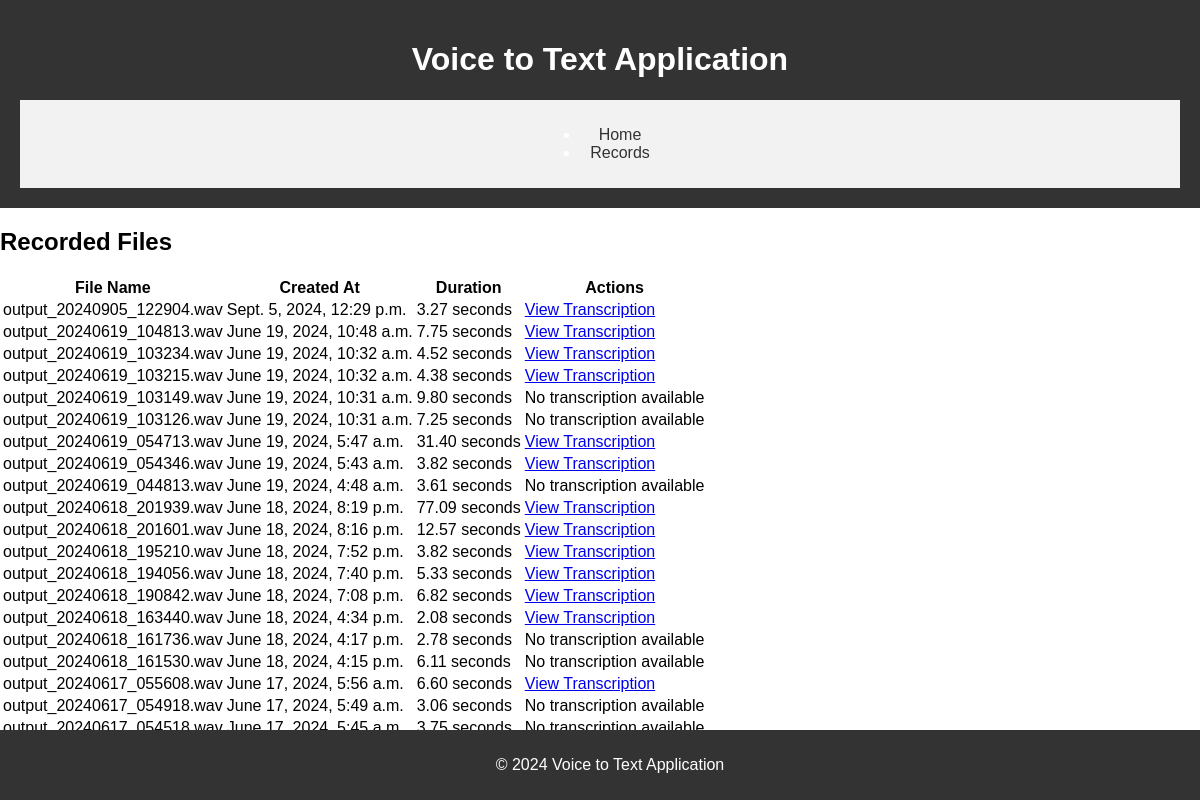
The app's page /records/ with its own data.
### speech_to_text/models.py (models this page shows, shortened)
class AudioRecord(models.Model):
    file_name = models.CharField(max_length=255)
    file_path = models.CharField(max_length=255)
    text_file_path = models.CharField(max_length=255, blank=True, null=True)
    created_at = models.DateTimeField(auto_now_add=True)
    duration = models.FloatField(null=True, blank=True)
    transcription = models.TextField(null=True, blank=True)

### speech_to_text/views.py (the view)
# urls.py: path('records/', views.list_records, name='list_records'),
def list_records(request):
    records = AudioRecord.objects.all().order_by('-created_at')
    return render(request, 'speech_to_text/list_records.html', {'records': records})

### speech_to_text/templates/speech_to_text/list_records.html (shortened to what this page needs)
{% extends 'speech_to_text/base.html' %}
{% block content %}
<h2>Recorded Files</h2>
{% if records %}
    <table>
        <thead>
            <tr>
                <th>File Name</th>
                <th>Created At</th>
                <th>Duration</th>
                <th>Actions</th>
            </tr>
        </thead>
        <tbody>
            {% for record in records %}
            <tr>
                <td>{{ record.file_name }}</td>
                <td>{{ record.created_at }}</td>
                <td>{{ record.duration|floatformat:2 }} seconds</td>
                <td>
                    {% if record.transcription %}
                        <a href="{% url 'view_transcription' record.id %}">View Transcription</a>
                    {% else %}
                        No transcription available
                    {% endif %}
                </td>
            </tr>
            {% endfor %}
        </tbody>
    </table>
{% else %}
    <p>No records found.</p>
{% endif %}
{% endblock %}

### speech_to_text/templates/speech_to_text/base.html (shortened to what this page needs)
<!DOCTYPE html>
<html lang="en">
<head>
    {% load static %}
    <link rel="stylesheet" href="{% static 'css/style.css' %}">
</head>
<body>
    <header>
        <h1>Voice to Text Application</h1>
        <nav>
            <ul>
                <li><a href="{% url 'index' %}">Home</a></li>
                <li><a href="{% url 'list_records' %}">Records</a></li>
            </ul>
        </nav>
    </header>
    <main>
        {% block content %}
        {% endblock %}
    </main>
    <footer>
        <p>&copy; 2024 Voice to Text Application</p>
    </footer>
</body>
</html>

### static/css/style.css (style rules this page uses)
body { font-family: Arial, sans-serif; margin: 0; padding: 0; }
header { background-color: #333; color: #fff; padding: 20px; text-align: center; }
nav { background-color: #f2f2f2; padding: 10px; display: flex; justify-content: center; }
nav a { margin: 0 10px; text-decoration: none; color: #333; }
footer { background-color: #333; color: #fff; padding: 10px; text-align: center; position: absolute; bottom: 0; width: 100%; }

### records on screen
AudioRecord: file_name "output_20240905_122904.wav", created_at "Sept. 5, 2024, 12:29 p.m.", duration "3.27", shows "View Transcription"
AudioRecord: file_name "output_20240619_104813.wav", created_at "June 19, 2024, 10:48 a.m.", duration "7.75", shows "View Transcription"
AudioRecord: file_name "output_20240619_103234.wav", created_at "June 19, 2024, 10:32 a.m.", duration "4.52", shows "View Transcription"
AudioRecord: file_name "output_20240619_103215.wav", created_at "June 19, 2024, 10:32 a.m.", duration "4.38", shows "View Transcription"
AudioRecord: file_name "output_20240619_103149.wav", created_at "June 19, 2024, 10:31 a.m.", duration "9.80", shows "No transcription available"
AudioRecord: file_name "output_20240619_103126.wav", created_at "June 19, 2024, 10:31 a.m.", duration "7.25", shows "No transcription available"
AudioRecord: file_name "output_20240619_054713.wav", created_at "June 19, 2024, 5:47 a.m.", duration "31.40", shows "View Transcription"
AudioRecord: file_name "output_20240619_054346.wav", created_at "June 19, 2024, 5:43 a.m.", duration "3.82", shows "View Transcription"
AudioRecord: file_name "output_20240619_044813.wav", created_at "June 19, 2024, 4:48 a.m.", duration "3.61", shows "No transcription available"
AudioRecord: file_name "output_20240618_201939.wav", created_at "June 18, 2024, 8:19 p.m.", duration "77.09", shows "View Transcription"
AudioRecord: file_name "output_20240618_201601.wav", created_at "June 18, 2024, 8:16 p.m.", duration "12.57", shows "View Transcription"
AudioRecord: file_name "output_20240618_195210.wav", created_at "June 18, 2024, 7:52 p.m.", duration "3.82", shows "View Transcription"
AudioRecord: file_name "output_20240618_194056.wav", created_at "June 18, 2024, 7:40 p.m.", duration "5.33", shows "View Transcription"
AudioRecord: file_name "output_20240618_190842.wav", created_at "June 18, 2024, 7:08 p.m.", duration "6.82", shows "View Transcription"
AudioRecord: file_name "output_20240618_163440.wav", created_at "June 18, 2024, 4:34 p.m.", duration "2.08", shows "View Transcription"
AudioRecord: file_name "output_20240618_161736.wav", created_at "June 18, 2024, 4:17 p.m.", duration "2.78", shows "No transcription available"
AudioRecord: file_name "output_20240618_161530.wav", created_at "June 18, 2024, 4:15 p.m.", duration "6.11", shows "No transcription available"
AudioRecord: file_name "output_20240617_055608.wav", created_at "June 17, 2024, 5:56 a.m.", duration "6.60", shows "View Transcription"
AudioRecord: file_name "output_20240617_054918.wav", created_at "June 17, 2024, 5:49 a.m.", duration "3.06", shows "No transcription available"
AudioRecord: file_name "output_20240617_054518.wav", created_at "June 17, 2024, 5:45 a.m.", duration "3.75", shows "No transcription available"
